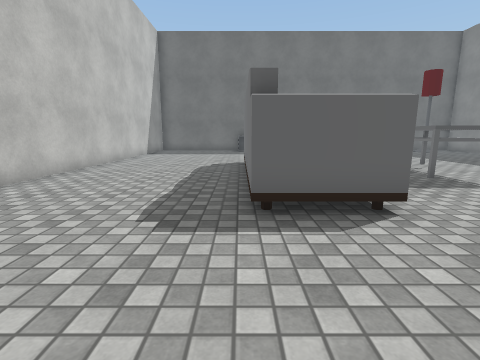
[1] (above)

16 first-person views from a walk through a 3-D level made in the Unity game engine. The camera is 1.2 m above the floor, tilts 10° down and sees 85° across. The floor is counted in squares, 1 m on a side. Each view is taken from the middle of a square. On the plan, view 1 faces up. The plan holds only what a view shows up to about 12 squares ahead; the rest is blank. The player character is not drawn. Some surface patterns are stand-ins.

[2]
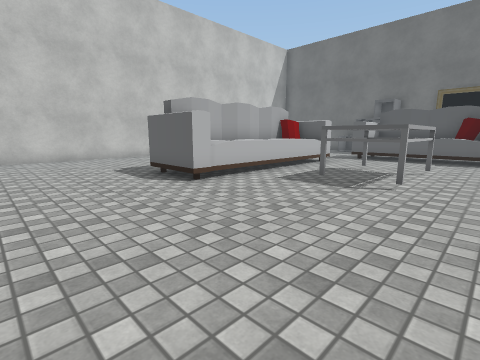

[3]
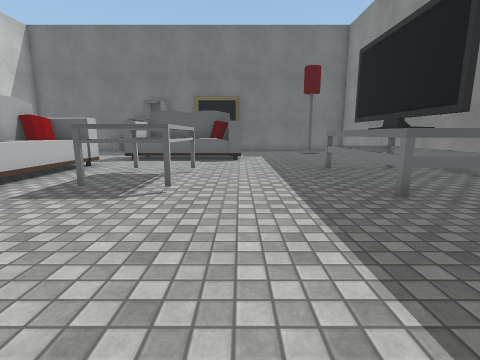

[4]
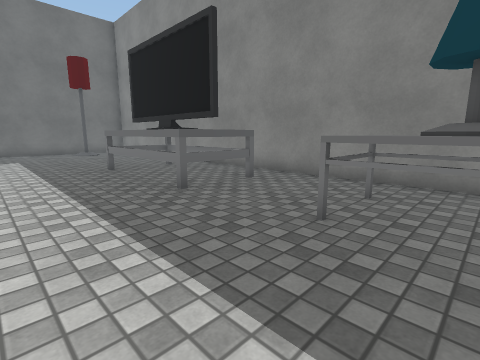

[5]
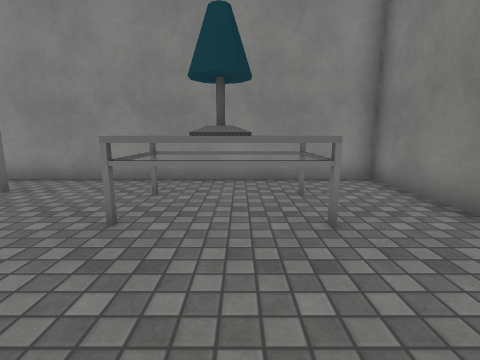

[6]
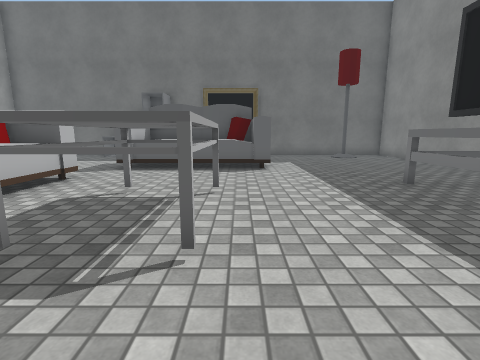

[7]
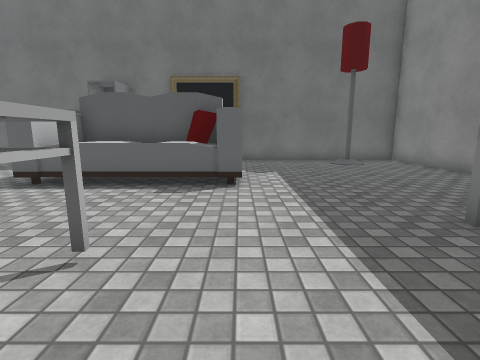

[8]
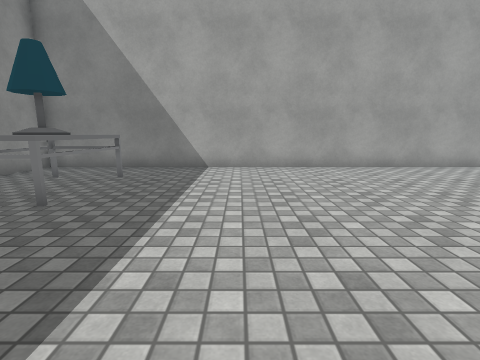

[9]
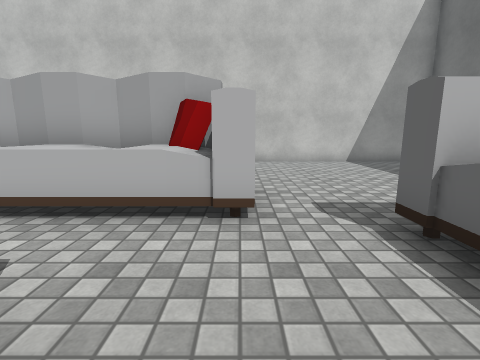

[10]
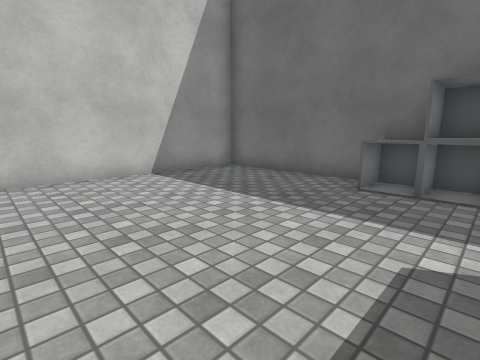

[11]
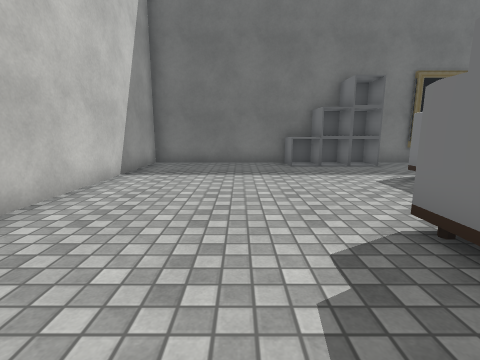

[12]
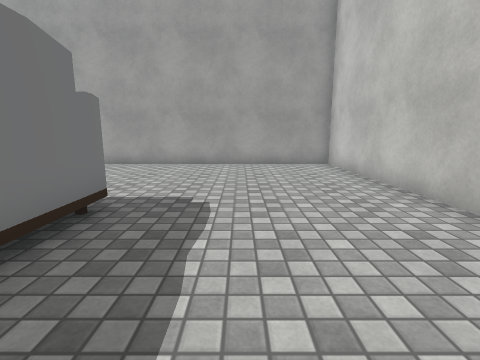

[13]
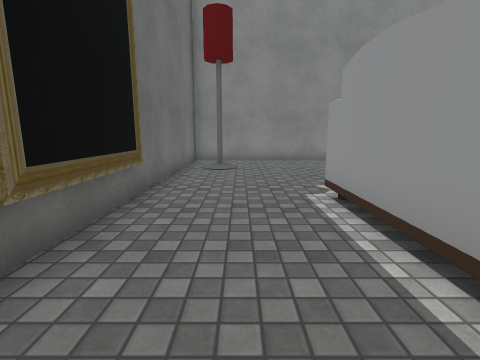

[14]
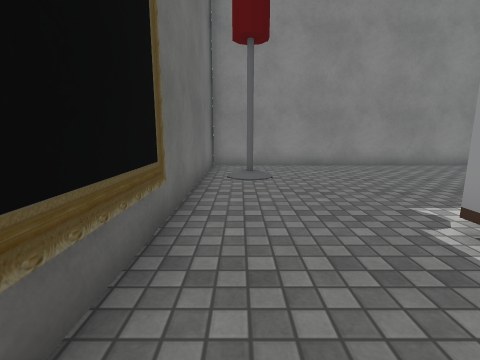

[15]
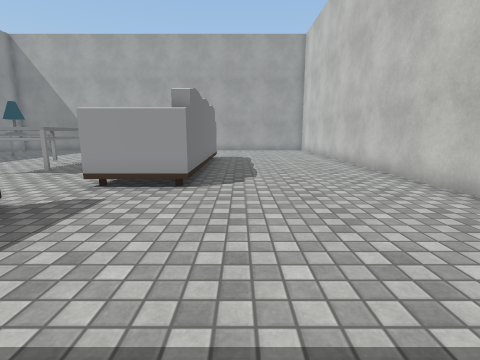

[16]
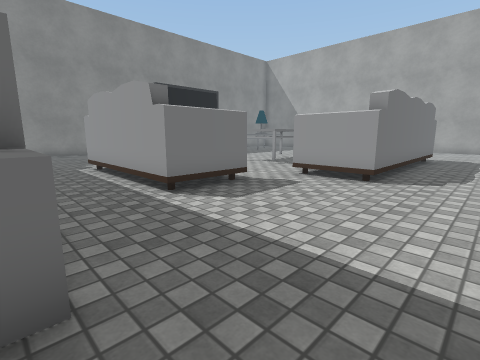

### Floor plan
Points are (right, up) in squares from view 1. A wall is a line through its corners. A room is listed if a view was taken in it or the views show most of it. See-through windows are left out.
Room 1 (views 1, 2, 3, 4, 5, 6, 7, 8, 9, 10, 11, 12, 13, 14, 15, 16)
walls: (0.6, 19) (-5.6, 19) (-5.6, -2.5) (15, -2.5) (15, 19); (15.5, 19) (3.8, 19)
glass walls: (8, 18.9) (4.9, 18.9)
objects: other object (0, 4) to (2, 11); other object (0, 18) to (3, 19); sofa (3, 13) to (8, 15); table (5, 6) to (6, 9); table (11, 0) to (13, 3); other object (11, 6) to (11, 10); lamp (12, 1) to (13, 2); other object (12, 6) to (12, 10); lamp (12, 18); other object (13, 6) to (13, 7); other object (13, 10)

Where each view was taken, in squares from view 1:
view 1: 0 up, 0 right, facing up
view 2: 0 up, 8 right, facing up-left
view 3: 1 up, 8 right, facing up
view 4: 1 up, 8 right, facing up-right
view 5: 1 up, 8 right, facing right
view 6: 4 up, 7 right, facing up
view 7: 7 up, 8 right, facing up
view 8: 7 up, 8 right, facing down
view 9: 11 up, 6 right, facing left
view 10: 12 up, 2 right, facing up-left
view 11: 8 up, 2 left, facing up
view 12: 8 up, 2 left, facing down
view 13: 17 up, 3 right, facing right
view 14: 18 up, 5 right, facing right
view 15: 17 up, 1 left, facing down
view 16: 18 up, 2 left, facing down-right
